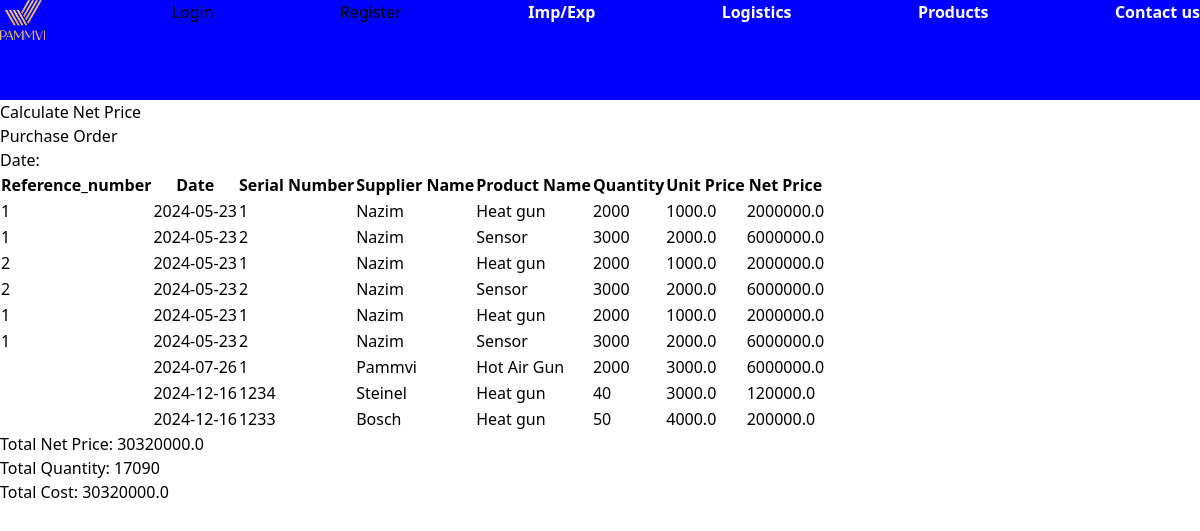
The app's page /calculate_net_price/calculate_net_price with its own data.
### my_project/models.py (models this page shows, shortened)
class PurchaseOrder(db.Model):
    __tablename__ = 'purchase_order'
    reference_num = db.Column(db.String(50), nullable=False, primary_key=True)
    order_id = db.Column(db.Integer, primary_key=True)
    date = db.Column(db.Date)  # Added date column
    serial_number = db.Column(db.Integer, nullable=False)
    ean_code = db.Column(db.String(50), nullable=False)
    supplier_id = db.Column(db.Integer, db.ForeignKey('supplier.supplier_id'))
    product_id = db.Column(db.Integer, db.ForeignKey('products.id'))  # Foreign key to Products
    qty = db.Column(db.Integer, nullable=False)
    unit_price = db.Column(db.Float, nullable=False)
    product_name = db.Column(db.String(50), nullable=False)
    color = db.Column(db.String(20), nullable=False)
    power = db.Column(db.String(20), nullable=False)
    label = db.Column(db.String(20), nullable=False)
    packing = db.Column(db.String(20), nullable=False)
    supplier_name = db.Column(db.String(50), nullable=False)
    supplier_address = db.Column(db.String(255), nullable=False)

### my_project/purchase_order/views.py (the view)
@calculate_net_price_blueprint.route('/calculate_net_price', methods=['POST', 'GET'])
def calculate_net_price():
    purchase_orders = PurchaseOrder.query.all()
    total_net_price = 0
    total_quantity = 0
    for purchase_order in purchase_orders:
        purchase_order.net_price = purchase_order.qty * purchase_order.unit_price
        total_net_price += purchase_order.net_price
        total_quantity += purchase_order.qty
    total_cost = total_net_price
    return render_template("calculate_net_price.html", purchase_orders=purchase_orders,
                           total_net_price=total_net_price, total_quantity=total_quantity, total_cost=total_cost)

### my_project/purchase_order/templates/purchase_order/calculate_net_price.html (shortened to what this page needs)
{% extends "base.html" %}
{% block content %}
<a >Calculate Net Price</a>
    <h1>Purchase Order</h1>
    <p>Date: {{purchase_orders.date}}</p>
    <table>
        <thead>
            <tr>
                <th>Reference_number</th>
                <th>Date</th>
                <th>Serial Number</th>
                <th>Supplier Name</th>
                <th>Product Name</th>
                <th>Quantity</th>
                <th>Unit Price</th>
                <th>Net Price</th>
            </tr>
        </thead>
        <tbody>
            {% for order in purchase_orders%}
            <tr>
                <td>{{ order.reference_num}}</td>
                <td>{{ order.date }}</td>
                <td>{{ order.serial_number }}</td>
                <td>{{ order.supplier_name }}</td>
                <td>{{ order.product_name }}</td>
                <td>{{ order.qty }}</td>
                <td>{{ order.unit_price }}</td>
                <td>{{ order.net_price }}</td>
            </tr>
            {% endfor %}
        </tbody>
    </table>
    <p>Total Net Price: {{ total_net_price }}</p>
    <p>Total Quantity: {{ total_quantity }}</p>
    <p>Total Cost: {{ total_cost }}</p>
</body>
{% endblock %}

### my_project/templates/base.html (shortened to what this page needs)
<!DOCTYPE html>
<html lang="en">
<head>
    <link href="https://cdn.jsdelivr.net/npm/tailwindcss@2.2.19/dist/tailwind.min.css" rel="stylesheet">
    <link rel="stylesheet" href="{{ url_for('static', filename='style1.css') }}">
</head>
<body class="bg-custom">
<div class="navbar">
    <div class="logo">
        <img src="/static/images/logo.png" alt="Pammvi Exports">
    </div>
    {% if current_user.is_authenticated%}
    <div>
        <a class="nav-link" href="{{url_for('logout')}}">Logout</a>
    </div>
    {% else %}
    <div class="Login">
        <a class="nav-link" href="{{url_for('login')}}">Login</a>
    </div>
    <div class="Register">
        <a class="nav-link" href="{{url_for('register')}}">Register</a>
    </div>
    {%endif%}
    <div class="dropdown">
        <a class="navtext">Imp/Exp</a>
    </div>
    <div class="Logistics">
        <button class="navtext">Logistics</button>
    </div>
    <div class="Products">
        <button class="navtext">Products</button>
    </div>
    <div>
        <a class="navtext" href="#">Contact us</a>
    </div>
</div>
<div class="main-content">
    {% block content %}
    {% endblock %}
</body>
</html>

### my_project/static/style1.css (style rules this page uses)
.navbar { height: 100px; display: flex; flex-direction: row; flex-wrap: wrap; background-color: blue; justify-content: space-between; }
.navtext { color: white; font-weight: bold; text-decoration: none; margin-right: 0px; }
.logo img { max-height: 40px; }
.dropdown { position: relative; display: inline-block; }
.bg-custom { background-image: url('/static/images/images.webp'); background-size: cover; background-position: center; }
img { width: 100%; height: auto; }

### records on screen
PurchaseOrder: reference_num "1", date "2024-05-23", serial_number "1", supplier_name "Nazim", product_name "Heat gun", qty "2000", unit_price "1000.0", net_price "2000000.0"
PurchaseOrder: reference_num "1", date "2024-05-23", serial_number "2", supplier_name "Nazim", product_name "Sensor", qty "3000", unit_price "2000.0", net_price "6000000.0"
PurchaseOrder: reference_num "2", date "2024-05-23", serial_number "1", supplier_name "Nazim", product_name "Heat gun", qty "2000", unit_price "1000.0", net_price "2000000.0"
PurchaseOrder: reference_num "2", date "2024-05-23", serial_number "2", supplier_name "Nazim", product_name "Sensor", qty "3000", unit_price "2000.0", net_price "6000000.0"
PurchaseOrder: reference_num "1", date "2024-05-23", serial_number "1", supplier_name "Nazim", product_name "Heat gun", qty "2000", unit_price "1000.0", net_price "2000000.0"
PurchaseOrder: reference_num "1", date "2024-05-23", serial_number "2", supplier_name "Nazim", product_name "Sensor", qty "3000", unit_price "2000.0", net_price "6000000.0"
PurchaseOrder: date "2024-07-26", serial_number "1", supplier_name "Pammvi", product_name "Hot Air Gun", qty "2000", unit_price "3000.0", net_price "6000000.0"
PurchaseOrder: date "2024-12-16", serial_number "1234", supplier_name "Steinel", product_name "Heat gun", qty "40", unit_price "3000.0", net_price "120000.0"
PurchaseOrder: date "2024-12-16", serial_number "1233", supplier_name "Bosch", product_name "Heat gun", qty "50", unit_price "4000.0", net_price "200000.0"

### other values on screen
{{ total_net_price }} "30320000.0"
{{ total_quantity }} "17090"
{{ total_cost }} "30320000.0"
